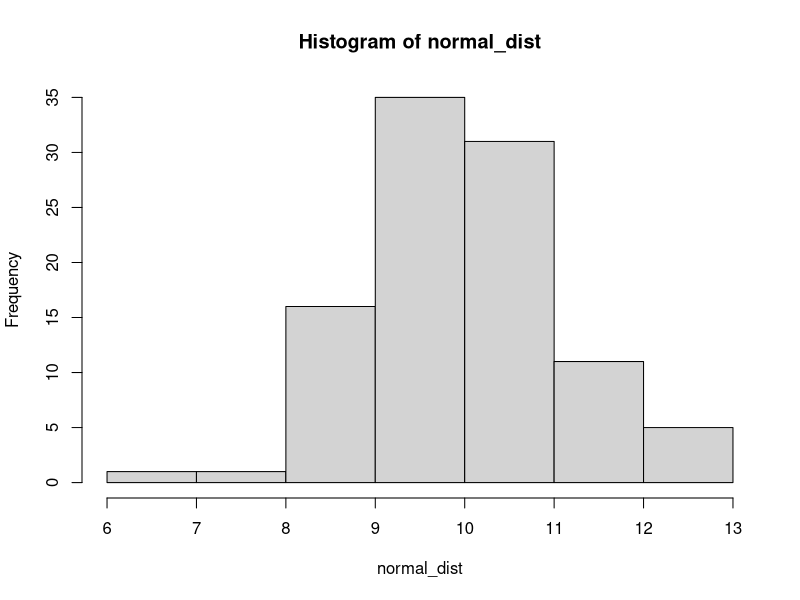
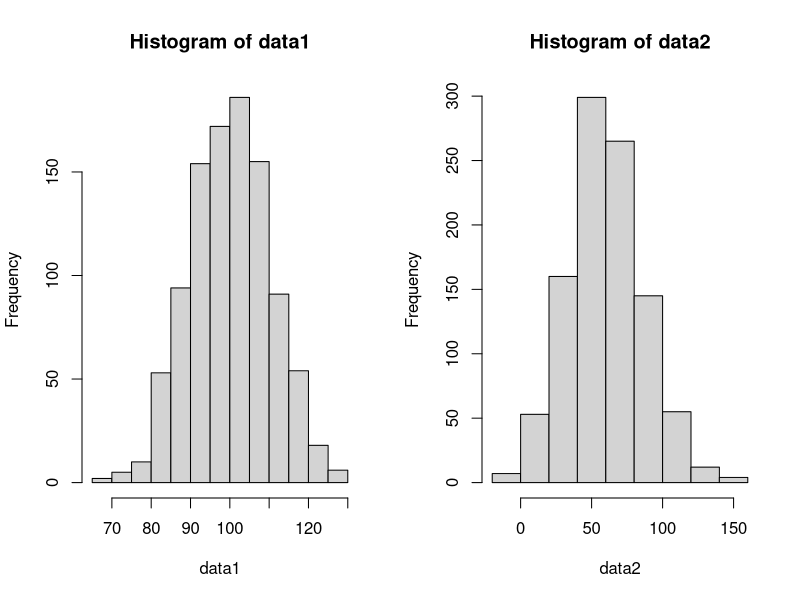
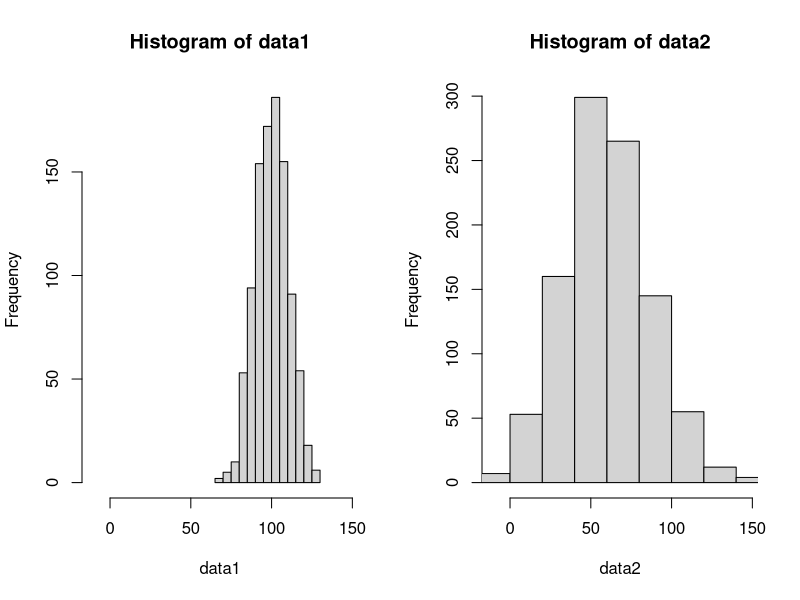

Reproduce these figures in R, in order.
## ---- chunk 1

normal_dist <- rnorm(n = 100, ## 100 samples
                     mean = 10, ## with a mean of 10
                     sd = 1 ## and a standard deviation of 1
                     )


normal_dist
## ---- chunk 2
hist(normal_dist,breaks = 5)
## ---- chunk 3
tab_normal_dist <- summary(normal_dist)

## ---- chunk 4
tab_normal_dist
## ---- chunk 5
data1 <- rnorm(n=1000, 
              mean = 100,
              sd = 10)

data2 <- rnorm(n=1000,
               mean = 60, 
               sd = 25)

## ---- chunk 6
layout(matrix(1:2, ncol = 2))
hist(data1)
hist(data2)
## ---- chunk 7
total_range <- range(data1, data2)
## ---- chunk 8
layout(matrix(1:2, ncol = 2))
hist(data1, xlim = total_range)
hist(data2, xlim = total_range)
## ---- chunk 9

norm_comp_tab <- rbind(summary(data1),
                       summary(data2))

norm_comp_tab

## ---- chunk 10


rownames(norm_comp_tab) ## they're null


if(is.null(rownames(norm_comp_tab))){
  rownames(norm_comp_tab) <- c("data1", "data2")
}

## ---- chunk 11

knitr::kable(norm_comp_tab)
